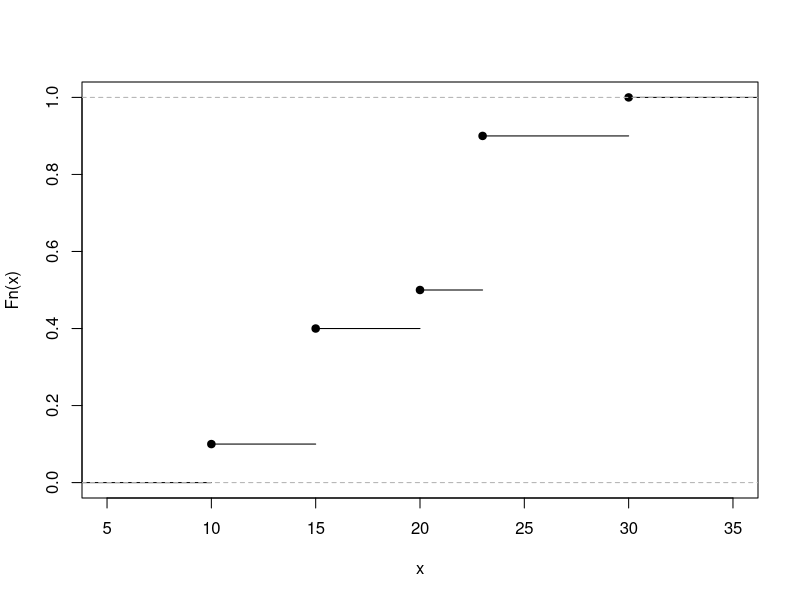
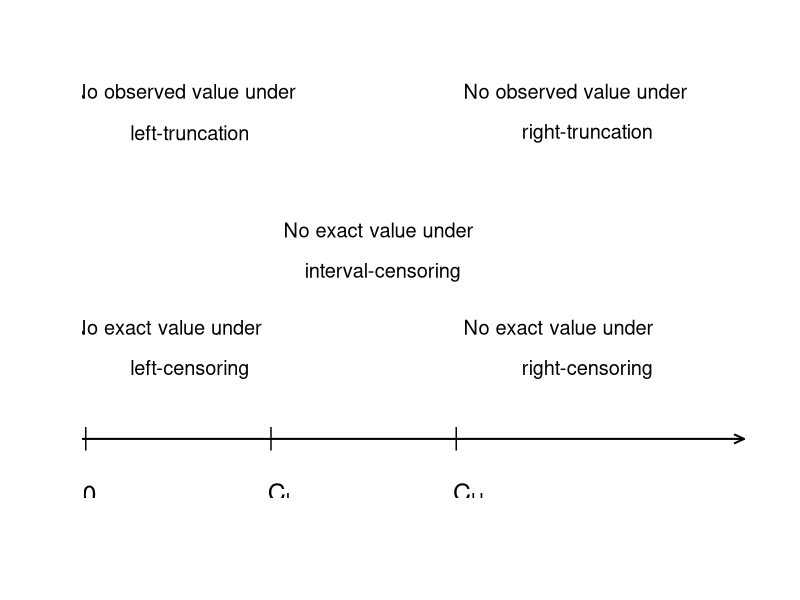
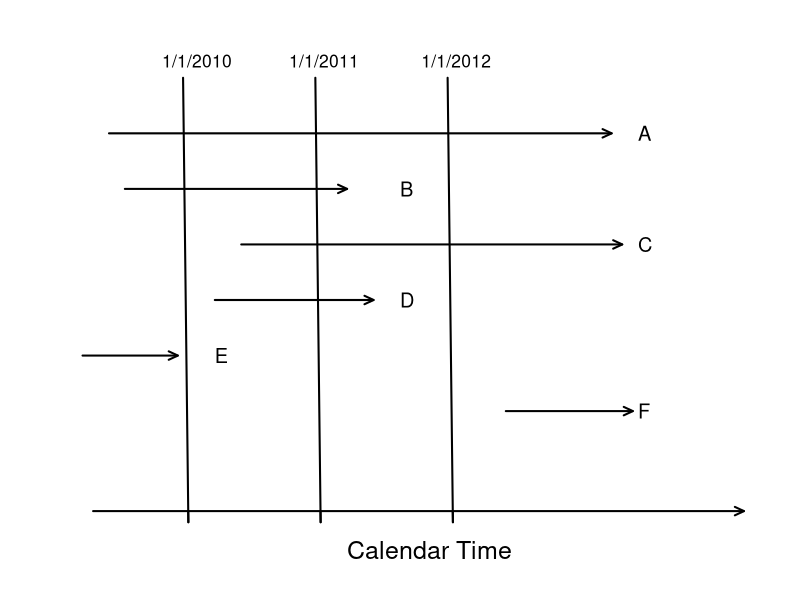

Generate these figures, in order, with R:
## ---- chunk 1
(xExample = c(10,rep(15,3),20,rep(23,4),30))
PercentilesxExample <- ecdf(xExample)
plot(PercentilesxExample, main="",xlab="x")
## ---- chunk 2
#  FIGURE 14.1A
plot.new()
par(mar=c(0,0,0,0), cex=1.5)
plot.window(xlim=c(0,14),ylim=c(0,4))

arrows(1,1,13.5,1,code=2,lwd=2,angle=25,length=0.10)

text(0.8,1.8,"No exact value under",adj=0, cex=0.8)
text(1.9,1.5,"left-censoring",adj=0, cex=0.8)
text(8.2,1.8,"No exact value under",adj=0, cex=0.8)
text(9.3,1.5,"right-censoring",adj=0, cex=0.8)

text(4.8,2.5,"No exact value under",adj=0, cex=0.8)
text(5.2,2.2,"interval-censoring",adj=0, cex=0.8)

text(0.8,3.5,"No observed value under",adj=0, cex=0.8)
text(1.9,3.2,"left-truncation",adj=0, cex=0.8)
text(8.2,3.5,"No observed value under",adj=0, cex=0.8)
text(9.3,3.2,"right-truncation",adj=0, cex=0.8)

text(1,1,labels="|",adj=0)
text(4.5,1,labels="|",adj=0)
text(8,1,labels="|",adj=0, cex=1)


text(1,  0.6,expression(0),adj=0)
text(4.5,0.6,expression(C[L]),adj=0)
text(8,  0.6,expression(C[U]),adj=0)
text(6,  0.3,expression(X),adj=0, cex=1.1)
## ---- chunk 3
plot.new()
par(mar=c(0,0,0,0), cex=1.5)
plot.window(xlim=c(0,14),ylim=c(0,10))

arrows(1.2,1.2,13.5,1.2,code=2,lwd=2,angle=25,length=0.10)
text(6,0.5,"Calendar Time",adj=0)
arrows(1.5,8,11,8,code=2,lwd=2,angle=25,length=0.10)
text(11.5,8,"A",adj=0, cex=0.8)
arrows(1.8,7,6,7,code=2,lwd=2,angle=25,length=0.10)
text(7,7,"B",adj=0, cex=0.8)
arrows(4,6,11.2,6,code=2,lwd=2,angle=25,length=0.10)
text(11.5,6,"C",adj=0, cex=0.8)
arrows(3.5,5,6.5,5,code=2,lwd=2,angle=25,length=0.10)
text(7,5,"D",adj=0, cex=0.8)
arrows(1,4,2.8,4,code=2,lwd=2,angle=25,length=0.10)
text(3.5,4,"E",adj=0, cex=0.8)
arrows(9,3,11.4,3,code=2,lwd=2,angle=25,length=0.10)
text(11.5,3,"F",adj=0, cex=0.8)

arrows(2.9,9,3,1,code=2,lwd=2,angle=0,length=0.10)
text(2.5,9.3,"1/1/2010",adj=0, cex=0.7)
arrows(5.4,9,5.5,1,code=2,lwd=2,angle=0,length=0.10)
text(4.9,9.3,"1/1/2011",adj=0, cex=0.7)
arrows(7.9,9,8,1,code=2,lwd=2,angle=0,length=0.10)
text(7.4,9.3,"1/1/2012",adj=0, cex=0.7)
## ---- chunk 4
knitr::include_url("http://www.ssc.wisc.edu/~jfrees/loss-data-analytics/loss-data-analytics-model-selection/",height = "600px")
